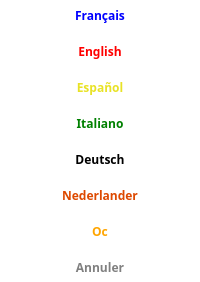
    <widget class="QFrame" name="abeMenuFeuilleV1frmChoixLangues">
     <property name="styleSheet">
      <string notr="true">background-color: #ffffff;
border-radius:5px;</string>
     </property>
     <property name="frameShape">
      <enum>QFrame::NoFrame</enum>
     </property>
     <property name="frameShadow">
      <enum>QFrame::Raised</enum>
     </property>
     <property name="lineWidth">
      <number>0</number>
     </property>
     <layout class="QGridLayout" name="gridLayout_8">
      <property name="leftMargin">
       <number>0</number>
      </property>
      <property name="topMargin">
       <number>0</number>
      </property>
      <property name="rightMargin">
       <number>0</number>
      </property>
      <property name="bottomMargin">
       <number>0</number>
      </property>
      <property name="horizontalSpacing">
       <number>0</number>
      </property>
      <property name="verticalSpacing">
       <number>6</number>
      </property>
      <item row="13" column="0">
       <widget class="AbulEduFlatBoutonV1" name="abeMenuFeuilleBtnLangueAnnuler">
        <property name="minimumSize">
         <size>
          <width>100</width>
          <height>30</height>
         </size>
        </property>
        <property name="maximumSize">
         <size>
          <width>100</width>
          <height>30</height>
         </size>
        </property>
        <property name="font">
         <font>
          <family>Andika Basic</family>
          <weight>75</weight>
          <bold>true</bold>
         </font>
        </property>
        <property name="whatsThis">
         <string notr="true"/>
        </property>
        <property name="accessibleDescription">
         <string notr="true"/>
        </property>
        <property name="styleSheet">
         <string notr="true">color:gray;</string>
        </property>
        <property name="text">
         <string>Annuler</string>
        </property>
       </widget>
      </item>
      <item row="8" column="0">
       <widget class="AbulEduFlatBoutonV1" name="abeMenuFeuilleBtnOc">
        <property name="minimumSize">
         <size>
          <width>100</width>
          <height>30</height>
         </size>
        </property>
        <property name="maximumSize">
         <size>
          <width>100</width>
          <height>30</height>
         </size>
        </property>
        <property name="font">
         <font>
          <family>Andika Basic</family>
          <weight>75</weight>
          <bold>true</bold>
         </font>
        </property>
        <property name="whatsThis">
         <string notr="true">oc_leng</string>
        </property>
        <property name="accessibleDescription">
         <string notr="true"/>
        </property>
        <property name="styleSheet">
         <string notr="true">color:orange</string>
        </property>
        <property name="text">
         <string>Oc</string>
        </property>
       </widget>
      </item>
      <item row="6" column="0">
       <widget class="AbulEduFlatBoutonV1" name="abeMenuFeuilleBtnDe">
        <property name="minimumSize">
         <size>
          <width>100</width>
          <height>30</height>
         </size>
        </property>
        <property name="maximumSize">
         <size>
          <width>100</width>
          <height>30</height>
         </size>
        </property>
        <property name="font">
         <font>
          <family>Andika Basic</family>
          <weight>75</weight>
          <bold>true</bold>
         </font>
        </property>
        <property name="whatsThis">
         <string notr="true">de</string>
        </property>
        <property name="accessibleDescription">
         <string notr="true"/>
        </property>
        <property name="styleSheet">
         <string notr="true">color:black</string>
        </property>
        <property name="text">
         <string>Deutsch</string>
        </property>
       </widget>
      </item>
      <item row="2" column="0">
       <widget class="AbulEduFlatBoutonV1" name="abeMenuFeuilleBtnFr">
        <property name="minimumSize">
         <size>
          <width>100</width>
          <height>30</height>
         </size>
        </property>
        <property name="maximumSize">
         <size>
          <width>100</width>
          <height>30</height>
         </size>
        </property>
        <property name="font">
         <font>
          <family>Andika Basic</family>
          <weight>75</weight>
          <bold>true</bold>
         </font>
        </property>
        <property name="whatsThis">
         <string notr="true">fr</string>
        </property>
        <property name="accessibleDescription">
         <string notr="true"/>
        </property>
        <property name="styleSheet">
         <string notr="true">color: blue;</string>
        </property>
        <property name="text">
         <string>Français</string>
        </property>
       </widget>
      </item>
      <item row="3" column="0">
       <widget class="AbulEduFlatBoutonV1" name="abeMenuFeuilleBtnEn">
        <property name="minimumSize">
         <size>
          <width>100</width>
          <height>30</height>
         </size>
        </property>
        <property name="maximumSize">
         <size>
          <width>100</width>
          <height>30</height>
         </size>
        </property>
        <property name="font">
         <font>
          <family>Andika Basic</family>
          <weight>75</weight>
          <bold>true</bold>
         </font>
        </property>
        <property name="whatsThis">
         <string notr="true">en</string>
        </property>
        <property name="accessibleDescription">
         <string notr="true"/>
        </property>
        <property name="styleSheet">
         <string notr="true">color:red</string>
        </property>
        <property name="text">
         <string>English</string>
        </property>
       </widget>
      </item>
      <item row="5" column="0">
       <widget class="AbulEduFlatBoutonV1" name="abeMenuFeuilleBtnIt">
        <property name="minimumSize">
         <size>
          <width>100</width>
          <height>30</height>
         </size>
        </property>
        <property name="maximumSize">
         <size>
          <width>100</width>
          <height>30</height>
         </size>
        </property>
        <property name="font">
         <font>
          <family>Andika Basic</family>
          <weight>75</weight>
          <bold>true</bold>
         </font>
        </property>
        <property name="whatsThis">
         <string notr="true">it</string>
        </property>
        <property name="accessibleDescription">
         <string notr="true"/>
        </property>
        <property name="styleSheet">
         <string notr="true">color:green</string>
        </property>
        <property name="text">
         <string>Italiano</string>
        </property>
       </widget>
      </item>
      <item row="4" column="0">
       <widget class="AbulEduFlatBoutonV1" name="abeMenuFeuilleBtnEs">
        <property name="minimumSize">
         <size>
          <width>100</width>
          <height>30</height>
         </size>
        </property>
        <property name="maximumSize">
         <size>
          <width>100</width>
          <height>30</height>
         </size>
        </property>
        <property name="font">
         <font>
          <family>Andika Basic</family>
          <weight>75</weight>
          <bold>true</bold>
         </font>
        </property>
        <property name="whatsThis">
         <string notr="true">es</string>
        </property>
        <property name="accessibleDescription">
         <string notr="true"/>
        </property>
        <property name="styleSheet">
         <string notr="true">color:#e8e226;</string>
        </property>
        <property name="text">
         <string>Español</string>
        </property>
       </widget>
      </item>
      <item row="7" column="0">
       <widget class="AbulEduFlatBoutonV1" name="abeMenuFeuilleBtnNl">
        <property name="minimumSize">
         <size>
          <width>100</width>
          <height>30</height>
         </size>
        </property>
        <property name="maximumSize">
         <size>
          <width>100</width>
          <height>30</height>
         </size>
        </property>
        <property name="font">
         <font>
          <family>Andika Basic</family>
          <weight>75</weight>
          <bold>true</bold>
         </font>
        </property>
        <property name="whatsThis">
         <string notr="true">nl</string>
        </property>
        <property name="accessibleDescription">
         <string notr="true"/>
        </property>
        <property name="styleSheet">
         <string notr="true">color:#dd4900</string>
        </property>
        <property name="text">
         <string>Nederlander</string>
        </property>
       </widget>
      </item>
     </layout>
    </widget>
